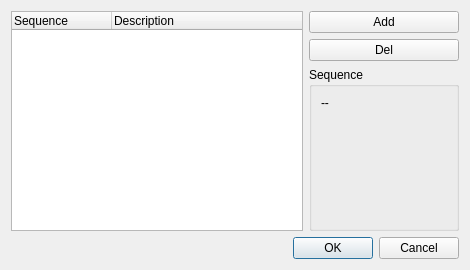
<?xml version="1.0" encoding="UTF-8"?>
<ui version="4.0">
 <class>SequenceSelectDialog</class>
 <widget class="QDialog" name="SequenceSelectDialog">
  <property name="geometry">
   <rect>
    <x>0</x>
    <y>0</y>
    <width>470</width>
    <height>270</height>
   </rect>
  </property>
  <property name="windowTitle">
   <string>Sequences list</string>
  </property>
  <property name="windowIcon">
   <iconset resource="../../../main/piaf.qrc">
    <normaloff>:/images/pixmaps/filter.png</normaloff>:/images/pixmaps/filter.png</iconset>
  </property>
  <layout class="QGridLayout" name="gridLayout">
   <item row="0" column="1">
    <widget class="QPushButton" name="addButton">
     <property name="toolTip">
      <string>Add a new sequence</string>
     </property>
     <property name="text">
      <string>Add</string>
     </property>
     <property name="icon">
      <iconset resource="../../../main/piaf.qrc">
       <normaloff>:/images/22x22/list-add.png</normaloff>:/images/22x22/list-add.png</iconset>
     </property>
    </widget>
   </item>
   <item row="1" column="1">
    <widget class="QPushButton" name="delButton">
     <property name="toolTip">
      <string>Delete selected sequence</string>
     </property>
     <property name="text">
      <string>Del</string>
     </property>
     <property name="icon">
      <iconset resource="../../../main/piaf.qrc">
       <normaloff>:/images/22x22/list-remove.png</normaloff>:/images/22x22/list-remove.png</iconset>
     </property>
    </widget>
   </item>
   <item row="4" column="0" colspan="2">
    <widget class="QDialogButtonBox" name="buttonBox">
     <property name="orientation">
      <enum>Qt::Horizontal</enum>
     </property>
     <property name="standardButtons">
      <set>QDialogButtonBox::Cancel|QDialogButtonBox::Ok</set>
     </property>
    </widget>
   </item>
   <item row="2" column="1" rowspan="2">
    <widget class="QGroupBox" name="descriptionGroupBox">
     <property name="minimumSize">
      <size>
       <width>150</width>
       <height>0</height>
      </size>
     </property>
     <property name="title">
      <string>Sequence</string>
     </property>
     <layout class="QVBoxLayout" name="verticalLayout">
      <item>
       <widget class="QLabel" name="descriptionLabel">
        <property name="text">
         <string>--</string>
        </property>
        <property name="alignment">
         <set>Qt::AlignLeading|Qt::AlignLeft|Qt::AlignTop</set>
        </property>
        <property name="wordWrap">
         <bool>true</bool>
        </property>
       </widget>
      </item>
     </layout>
    </widget>
   </item>
   <item row="0" column="0" rowspan="4">
    <widget class="QTreeWidget" name="sequenceTreeWidget">
     <property name="toolTip">
      <string>List of registrered sequences</string>
     </property>
     <property name="selectionMode">
      <enum>QAbstractItemView::ExtendedSelection</enum>
     </property>
     <column>
      <property name="text">
       <string>Sequence</string>
      </property>
     </column>
     <column>
      <property name="text">
       <string>Description</string>
      </property>
     </column>
    </widget>
   </item>
  </layout>
 </widget>
 <resources>
  <include location="../../../main/piaf.qrc"/>
 </resources>
 <connections>
  <connection>
   <sender>buttonBox</sender>
   <signal>accepted()</signal>
   <receiver>SequenceSelectDialog</receiver>
   <slot>accept()</slot>
   <hints>
    <hint type="sourcelabel">
     <x>248</x>
     <y>254</y>
    </hint>
    <hint type="destinationlabel">
     <x>157</x>
     <y>274</y>
    </hint>
   </hints>
  </connection>
  <connection>
   <sender>buttonBox</sender>
   <signal>rejected()</signal>
   <receiver>SequenceSelectDialog</receiver>
   <slot>reject()</slot>
   <hints>
    <hint type="sourcelabel">
     <x>316</x>
     <y>260</y>
    </hint>
    <hint type="destinationlabel">
     <x>286</x>
     <y>274</y>
    </hint>
   </hints>
  </connection>
 </connections>
</ui>
